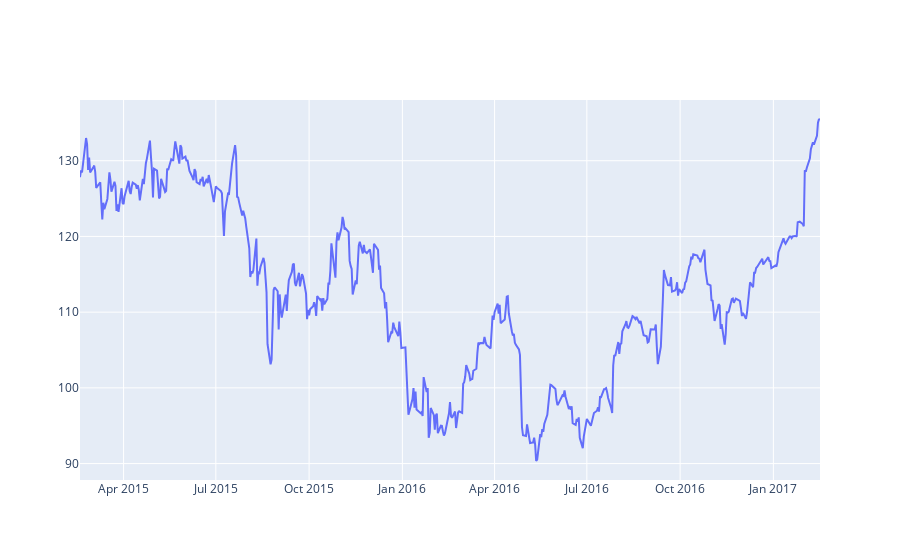

Notebook code for this chart:
### Code cell
x = df['Date']
y = df['AAPL.Close']
fig = go.Figure()
fig.add_trace(go.Scatter(x=x, y=y))
fig.show()

### Figure 1 — Plotly figure (JSON) as saved in the notebook; plotly's stock layout.template omitted (floating-point values rounded to 4 significant figures; data arrays with more than 128 entries replaced by an {"elided": "..."} marker saying what was removed)
{"data": [{"type": "scatter", "x": {"elided": "506 str values"}, "y": {"elided": "506 float values"}}], "layout": {}}
